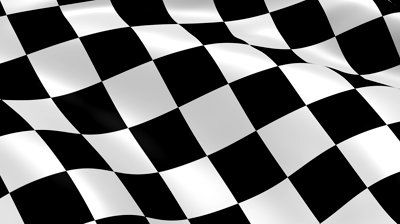
#> input picture flag.png, 400 x 224 px
$ python Vd_41..Corner_Dect.py
#> lines starting #> are read from the running program, lines starting #| are printed output that depends on the picture; after the words box and inside, x2 and y2 are one past the last pixel; in counts of white or black regions, pixels touching at a corner belong together

#   File ảnh sử dụng trong bài: Flag.jpg, House_Corner.jpg, Corner_Det.jpg

#   =========================================== Harris Corner Detector ========================================

#       LINK:       1. *********** https://stackoverflow.com/questions/7263621/how-to-find-corners-on-a-image-using-opencv ************
#                   2. Ứng dụng cornerHarris: https://viblo.asia/p/ung-dung-thuat-toan-harris-corner-detector-trong-bai-toan-noi-anh-phan-i-ByEZkyME5Q0
#                   3. https://docs.opencv.org/3.4/dc/d0d/tutorial_py_features_harris.html
#                   4. Stackoverflow: https://stackoverflow.com/questions/54720646/what-does-ksize-and-k-mean-in-cornerharris
#                   5. https://viblo.asia/p/corner-detection-voi-opencv-eW65Gv6YlDO


#     Harris Corner detector is used to extract (trích xuất) corners from GRAYSCALE images.
#     What is CORNER: Corners are the region in the image with large VARIATION(Sự thay đổi) in intensity(cường độ) in all direction.
#   Or a corner can be interpreted(đc giải thích) as the junction(chỗ nối) of two edges (where an edge is a sudden change in image brightness).

#    => Step 1. Detect the "window". The window is the region in rectangle (small box) cover the coners with the change or large variation
#  in the intensity when u move in the X-direction or Y-direction

#    => Step 2. With each such window, we compute (tính toán) a R-score. R-score will give us the estimate or an idea about where this corner is located
#      ====================     R = det(M) - k*(trace(M))^2    ===================      Xem file ảnh M_Matrix.jpg
#                                  - det(M)   : Hạng của m.trận = lamda1*lamda2
#                                  - trace(M) : Vết của m.trận  = lamda1 + lamda2
#                                  - k in [0.04, 0.06]
#                                  - lamda    : trị riêng của vector
#                                  - M        : Ma trận vuông cấp 2x2

#    => Step 3. We apply the Threshold (ngưỡng) for this R-score then the important corners are selected and marked

#       ============================= SYNTAX:  cv2.cornerHarris(img, window, ksize, k_par) =============================
#                      - img: ảnh muốn xác định góc
#                      - window: 1 cái cửa sổ để tạo m.trận M và tính toán g.trị R
#                      - ksize: kích thước của kernel sử dụng cho quá trình Sobel đc th.hiện ngầm định trong cornerHarris
#                      - k_par: hệ số tự do trong phương trình xác định R, thông thường lấy trong đoạn [0.04 : 0.06]. k_par càng nhỏ thì xác định đc nhiều góc hơn
#                           thay vào đó, các góc nhiễu(ko phải góc) sẽ bị detect nhầm. Còn nếu k_par lớn thì các góc đúng có thể bị detect sót, nhưng các góc nhiễu thì lại ít đi

#                   ============================= Cách thức hoạt động =============================
#       Giải thuật sẽ sử dụng ảnh xám mà ta đã chuyển đổi , sd phương thức Sobel để tìm các cạnh trong ảnh, sau đó sẽ dùng 1 Window để lướt dọc theo
#    cạnh của các Object trong hình, trong quá trình quét, tại mỗi vị trí của Window, giải thuật sẽ tính toán giá trị R và trả về dưới dạng 1 m.trận
#    nếu giá trị R tại vị trí nào mà lớn hơn Threshold thì sẽ là vị trí góc của ảnh. Sau đó, ta sd cv2.dilate() để làm rõ(to) hơn những nốt trắng(đại diện cho các góc đã detect đc)

# import cv2
# import numpy as  np
# img = cv2.imread("flag.png")
# img_gr = cv2.cvtColor(img, cv2.COLOR_BGR2GRAY)
# img_gr = np.float32(img_gr)
# dst = cv2.cornerHarris(img_gr, 4, 3, 0.04)
# cv2.imshow("First_dst", dst)
# #   Dilate (v) = Expand: Mở rộng, lan rộng
# #   Erode  (v): Thu hẹp, ăn mòn
# #   Sử dụng phương thức cv2.dilate() để làm rõ các nốt trắng đã đc xác định bởi hàm cornerHarris() bằng cách làm to hơn kích thước của các nốt trắng (màu trắng)
# # dst = cv2.dilate(dst, None)
# #   Những giá trị R nào lớn hơn ngưỡng Threshold đã chỉ định, thì được tô màu và hiện ra màn hình. Giá trị R thỏa là những nốt trắng đã detect được sau khi thực hiện hàm cv2.cornerHarris()
# # Giá trị R cụ thể là phần tử trong m.trận ảnh, phàn tử nào cố giá trị lớn hơn Threshold thì đc tô màu
# img[dst > 0.01*dst.max()] = [0, 255, 0]
# cv2.imwrite("Harris.png", img)
# cv2.imshow("Image_2", img)
# cv2.waitKey()
# cv2.destroyAllWindows()


#   ================================= Shi-Tomasi  cv2.goodFeaturesToTrack =================================

#       LINK: https://www.youtube.com/watch?v=I7lCpTOfxF4
#             https://docs.opencv.org/master/d4/d8c/tutorial_py_shi_tomasi.html
#             Cụ thể nhất: https://docs.opencv.org/3.4/dd/d1a/group__imgproc__feature.html#ga1d6bb77486c8f92d79c8793ad995d541
#             https://viblo.asia/p/corner-detection-voi-opencv-eW65Gv6YlDO

#   Theory: In cornerHarris, R is calculated: R = det(M) - k*(trace(M))^2
#           but in Shi Tomasi, R is propsoed: R = min(lamda_1, lamda_2)


import cv2
import numpy as  np
img = cv2.imread("flag.png")
#> img is the input picture: shape (224, 400, 3); min 0, max 255, mean 114.4

#   Create a mask
# mask = np.zeros_like(img)
# cv2.rectangle(mask, (200,100), (500, 350), (255,255,255), -1)
# cv2.imshow("Mask", mask)
kernel = np.zeros((5, 5), np.uint8)
img_gr = cv2.cvtColor(img, cv2.COLOR_BGR2GRAY)
corners = cv2.goodFeaturesToTrack(img_gr, 800, 0.01, 0.3)    # Hàm sẽ trả về tọa độ của các điểm đã detect đc dưới dạng 1 m.trận 3 chiều
#> corners = 93 rows, first 8: [238, 203], [306, 105], [367, 187], [126, 127], [129, 128], [9, 192], [386, 124], [287, 177]
#   - 1000: Maximum number of corners to return. If there are more corners than are found, the strongest of them is returned.
#  MaxCorners <= 0 implies that no limit on the maximum is set and all detected corners are returned.
#   - 0.003:  Parameter characterizing the minimal accepted quality of image corners.The corners with the quality measure less than the product are rejected.
#   - Minimum possible Euclidean_distance between the returned corners. (khoảng cách Euclidean ở đây là đo bằng thước kẻ chứ không phải bằng số pixel ảnh)
corners = np.int0(corners)
print(corners)
#> (printed output is left out)
for elem in corners:
    x, y = np.ravel(elem)   # np.ravel() function is aimed to Flatten the 2D matrix(elem in 3D corners_matrix) into 1D matrix   VD: [[1,2]] =>=> [1,2]
    cv2.circle(img, (x,y), 2, (0,255,0), -1)
#> this loop made 93 passes
#> (x, y) on passes 1 to 12: (238, 203), (306, 105), (367, 187), (126, 127), (129, 128), (9, 192), (386, 124), (287, 177), (276, 65), (201, 44), (388, 125), (156, 171)
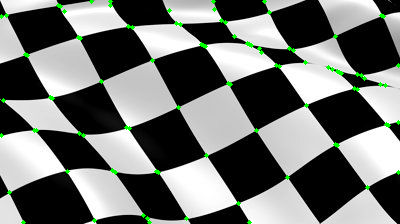
#> img: shape (224, 400, 3); 1.26% of pixels changed, all inside (x1, y1, x2, y2) = (0, 0, 400, 224)
img1 = cv2.dilate(img, kernel)
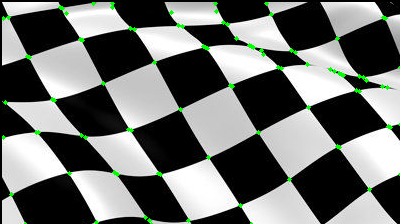
#> img1: shape (224, 400, 3); mean B, G, R 111.2, 114.3, 111.2
cv2.imwrite("ShiTomasi.png", img1)
cv2.imshow("Image", img)
cv2.waitKey()
cv2.destroyAllWindows()
